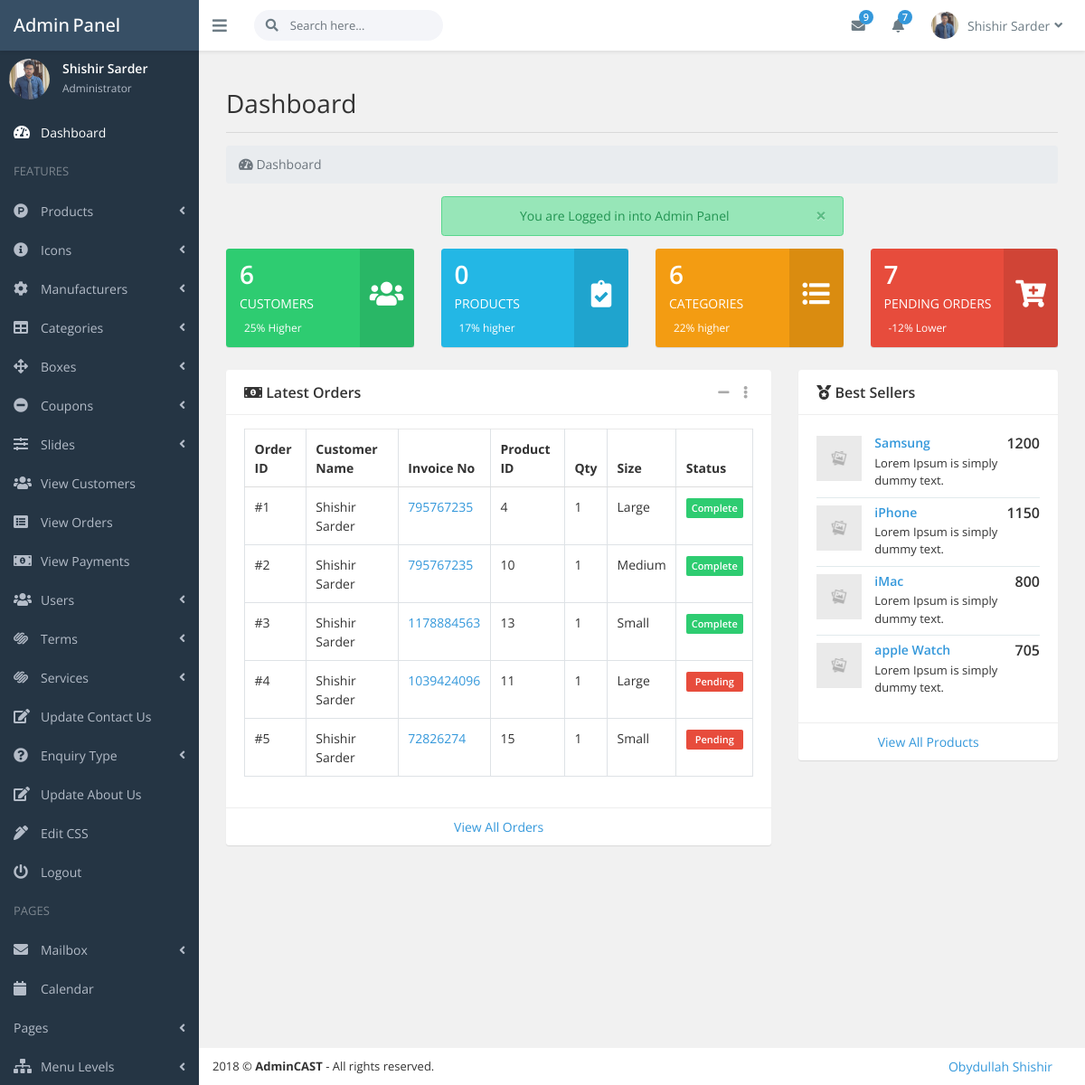
Page /admin_area/index.php?dashboard (signed in) on the committed database.
### tables this page shows
CREATE TABLE `pending_orders` (
  `order_id` int(10) NOT NULL,
  `customer_id` int(10) NOT NULL,
  `invoice_no` int(100) NOT NULL,
  `product_id` int(10) NOT NULL,
  `qty` int(10) NOT NULL,
  `size` varchar(100) NOT NULL,
  `order_status` varchar(100) NOT NULL
);

CREATE TABLE `customers` (
  `customer_id` int(10) NOT NULL,
  `customer_name` varchar(255) NOT NULL,
  `customer_email` varchar(255) NOT NULL,
  `customer_pass` varchar(255) NOT NULL,
  `customer_country` varchar(100) NOT NULL,
  `customer_city` varchar(100) NOT NULL,
  `customer_contact` varchar(255) NOT NULL,
  `customer_address` text NOT NULL,
  `customer_image` text NOT NULL,
  `customer_ip` varchar(255) NOT NULL,
  `customer_confirm_code` text NOT NULL
);

### admin_area/includes/dashboard.php (the view, shortened to what the rows shown need)
<?php
$get_products = $getFromU->viewAllFromTable("products");
$count_products = count($get_products);
$get_customers = $getFromU->viewAllFromTable("customers");
$count_customers = count($get_customers);
$get_product_categories = $getFromU->viewAllFromTable("categories");
$count_product_categories = count($get_product_categories);
$get_pending_orders = $getFromU->viewAllFromTableWhereOrderStatus("pending_orders", "pending");
$count_pending_orders = count($get_pending_orders);
?>
<div class="container-fluid mt-5">
  <div class="row">
    <div class="col-md-12">
      <h2>Dashboard</h2>
    </div>
  </div>
  <div class="row">
    <div class="col-lg-3 col-md-6">
      <div class="ibox bg-success color-white widget-stat rounded">
        <div class="ibox-body">
          <h2 class="m-b-5 font-strong"><?php echo $count_customers; ?></h2>
        </div>
      </div>
    </div>
    <div class="col-lg-3 col-md-6">
      <div class="ibox bg-info color-white widget-stat rounded">
        <div class="ibox-body">
          <h2 class="m-b-5 font-strong"><?php echo $count_products; ?></h2>
        </div>
      </div>
    </div>
    <div class="col-lg-3 col-md-6">
      <div class="ibox bg-warning color-white widget-stat rounded">
        <div class="ibox-body">
          <h2 class="m-b-5 font-strong"><?php echo $count_product_categories; ?></h2>
        </div>
      </div>
    </div>
    <div class="col-lg-3 col-md-6">
      <div class="ibox bg-danger color-white widget-stat rounded">
        <div class="ibox-body">
          <h2 class="m-b-5 font-strong"><?php echo $count_pending_orders; ?></h2>
        </div>
      </div>
    </div>
  </div>
  <div class="row">
    <div class="col-lg-8">
      <div class="ibox rounded">
        <div class="ibox-body">
          <table class="table table-bordered table-hover table-responsive-lg">
            <thead>
              <tr>
                <th>Order ID</th>
                <th>Customer Name</th>
                <th>Invoice No</th>
                <th>Product ID</th>
                <th>Qty</th>
                <th>Size</th>
                <th>Status</th>
              </tr>
            </thead>
            <tbody>
              <?php
              $get_orders = $getFromU->view_pending_orders_with_limit();
              $i = 0;
              foreach ($get_orders as $get_order) {
                $customer_id = $get_order->customer_id;
                $invoice_no = $get_order->invoice_no;
                $product_id = $get_order->product_id;
                $qty = $get_order->qty;
                $size = $get_order->size;
                $order_status = $get_order->order_status;
                $get_customer_details = $getFromU->view_customer_by_id($customer_id);
                $customer_name = $get_customer_details->customer_name;
                $i++;
              ?>
                <tr>
                  <td>#<?php echo $i; ?></td>
                  <td><?php echo ucwords($customer_name); ?></td>
                  <td><a href="invoice.php?invoice_id=<?php echo $invoice_no; ?>"><?php echo $invoice_no; ?></a></td>
                  <td><?php echo $product_id; ?></td>
                  <td><?php echo $qty; ?></td>
                  <td><?php echo ucwords($size); ?></td>
                  <td>
                    <span class="w-100 badge <?php ($order_status === 'pending') ? print 'badge-danger' : print 'badge-success'; ?>"> <?php echo ucwords($order_status); ?></span>
                  </td>
                </tr>
              <?php } ?>
            </tbody>
          </table>
        </div>
      </div>
    </div>
  </div>
</div>

### admin_area/includes/top_nav.php (shortened to what the rows shown need)
<?php
$admin_email = $_SESSION['admin_email'];
$get_admin = $getFromU->view_admin_by_email($admin_email);
$admin_name = $get_admin->admin_name;
$admin_image = $get_admin->admin_image;
?>
<header class="header">
    <div class="flexbox flex-1">
        <ul class="nav navbar-toolbar">
            <li class="dropdown dropdown-user">
                <a class="nav-link dropdown-toggle link" data-toggle="dropdown">
                    <img src="./assets/img/users/<?php echo $admin_image; ?>" />
                    <span></span><?php echo $admin_name; ?><i class="fa fa-angle-down m-l-5"></i>
                </a>
            </li>
        </ul>
    </div>
</header>

### admin_area/includes/sidebar.php (shortened to what the rows shown need)
<?php
$admin_email = $_SESSION['admin_email'];
$get_admin = $getFromU->view_admin_by_email($admin_email);
$admin_name = $get_admin->admin_name;
$admin_image = $get_admin->admin_image;
?>
<nav class="page-sidebar" id="sidebar">
    <div id="sidebar-collapse">
        <div class="admin-block d-flex">
            <div>
                <img src="./assets/img/users/<?php echo $admin_image; ?>" class="img-fluid img-circle" width="45px" />
            </div>
            <div class="admin-info">
                <div class="font-strong"><?php echo $admin_name; ?></div><small>Administrator</small>
            </div>
        </div>
    </div>
</nav>

### rows in the picture
pending_orders: customer.customer_name "Shishir Sarder", invoice_no "795767235", product "4", qty "1", size "Large", order_status "Complete"
pending_orders: customer.customer_name "Shishir Sarder", invoice_no "795767235", product "10", qty "1", size "Medium", order_status "Complete"
pending_orders: customer.customer_name "Shishir Sarder", invoice_no "1178884563", product "13", qty "1", size "Small", order_status "Complete"
pending_orders: customer.customer_name "Shishir Sarder", invoice_no "1039424096", product "11", qty "1", size "Large", order_status "Pending"
pending_orders: customer.customer_name "Shishir Sarder", invoice_no "72826274", product "15", qty "1", size "Small", order_status "Pending"

### other values in the picture
$admin_name "Shishir Sarder"
$_SESSION['admin_login_success_msg'] "You are Logged in into Admin Panel"
$count_customers "6"
$count_products "0"
$count_product_categories "6"
$count_pending_orders "7"
